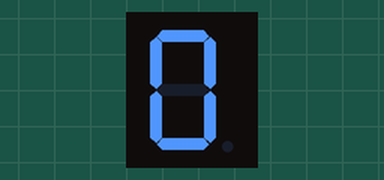
Simulated run of this program. Board: Raspberry Pi (header pin numbers). Parts: 1-digit seven-segment display. The segment pins are drawn as the display they are named for.

Above: at 0.1 s.
At 2.1 s:
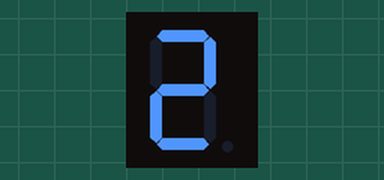
At 3.1 s:
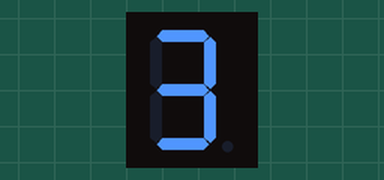
At 5.1 s:
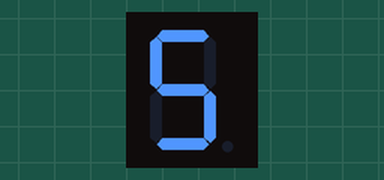
At 6.1 s:
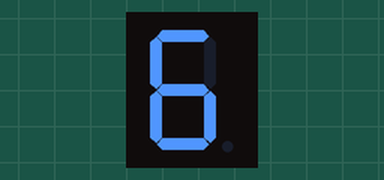
At 9.1 s:
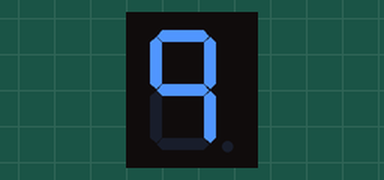

The program:

7_segment.py
```python
import RPi.GPIO as GPIO
import time
import os, sys
GPIO.setwarnings(False)
GPIO.setmode(GPIO.BOARD)
#setup output pins
GPIO.setup(35, GPIO.OUT)     #GPIO19
GPIO.setup(12, GPIO.OUT)    #GPIO18
GPIO.setup(36, GPIO.OUT)      #GPIO16
GPIO.setup(33, GPIO.OUT)     #GPIO13
GPIO.setup(32, GPIO.OUT)     #GPIO12
GPIO.setup(38, GPIO.OUT)     #GPIO20
GPIO.setup(40, GPIO.OUT)    #GPIO21

#define 7 segment digits
digitclr=[1,1,1,1,1,1,1]
digit0=[0,0,0,0,0,0,1]
digit1=[1,0,0,1,1,1,1]
digit2=[0,0,1,0,0,1,0]
digit3=[0,0,0,0,1,1,0]
digit4=[1,0,0,1,1,0,0]
digit5=[0,1,0,0,1,0,0]
digit6=[0,1,0,0,0,0,0,]
digit7=[0,0,0,1,1,1,1]
digit8=[0,0,0,0,0,0,0]
digit9=[0,0,0,1,1,0,0,]
gpin=[35,12,36,33,32,38,40]
   #routine to clear and then write to display
def digdisp(digit):
   for x in range (0,7):
      GPIO.output(gpin[x], digitclr[x])
   for x in range (0,7):
      GPIO.output(gpin[x], digit[x])
while True:
  digdisp(digit0)
  time.sleep(1)
  digdisp(digit1)
  time.sleep(1)
  digdisp(digit2)
  time.sleep(1)
  digdisp(digit3)
  time.sleep(1)
  digdisp(digit4)
  time.sleep(1)
  digdisp(digit5)
  time.sleep(1)
  digdisp(digit6)
  time.sleep(1)
  digdisp(digit7)
  time.sleep(1)
  digdisp(digit8)
  time.sleep(1)
  digdisp(digit9)
  time.sleep(1)
#tidy up
GPIO.cleanup()
import sys
sys.exit()
```

Measured:
- by itself, everything shown: repeats every 10.0 s, in 10 steps
- what the display in image 0 shows lasts 1.0 s, from 0.1 s to 1.1 s
